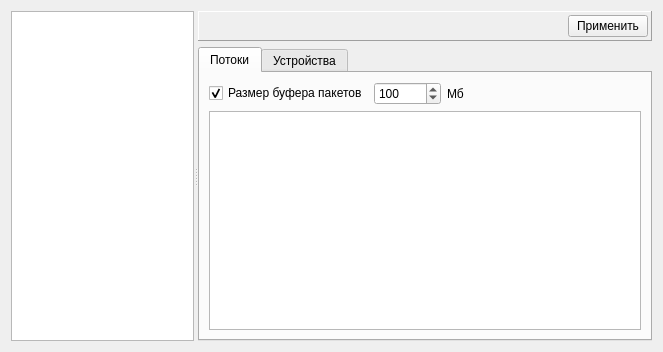
<?xml version="1.0" encoding="UTF-8"?>
<ui version="4.0">
 <class>PortsWindow</class>
 <widget class="QWidget" name="PortsWindow">
  <property name="geometry">
   <rect>
    <x>0</x>
    <y>0</y>
    <width>663</width>
    <height>352</height>
   </rect>
  </property>
  <property name="windowTitle">
   <string>Form</string>
  </property>
  <layout class="QGridLayout">
   <item row="0" column="0">
    <widget class="QSplitter" name="splitter">
     <property name="orientation">
      <enum>Qt::Horizontal</enum>
     </property>
     <property name="childrenCollapsible">
      <bool>false</bool>
     </property>
     <widget class="QTreeView" name="tvPortList">
      <property name="sizePolicy">
       <sizepolicy hsizetype="Expanding" vsizetype="Expanding">
        <horstretch>1</horstretch>
        <verstretch>0</verstretch>
       </sizepolicy>
      </property>
      <property name="contextMenuPolicy">
       <enum>Qt::ActionsContextMenu</enum>
      </property>
      <property name="selectionMode">
       <enum>QAbstractItemView::SingleSelection</enum>
      </property>
     </widget>
     <widget class="QStackedWidget" name="swDetail">
      <property name="sizePolicy">
       <sizepolicy hsizetype="Preferred" vsizetype="Preferred">
        <horstretch>2</horstretch>
        <verstretch>0</verstretch>
       </sizepolicy>
      </property>
      <property name="currentIndex">
       <number>0</number>
      </property>
      <widget class="QWidget" name="portDetail">
       <layout class="QVBoxLayout">
        <property name="leftMargin">
         <number>0</number>
        </property>
        <property name="topMargin">
         <number>0</number>
        </property>
        <property name="rightMargin">
         <number>0</number>
        </property>
        <property name="bottomMargin">
         <number>0</number>
        </property>
        <item>
         <widget class="QFrame" name="frame">
          <property name="frameShape">
           <enum>QFrame::Panel</enum>
          </property>
          <property name="frameShadow">
           <enum>QFrame::Raised</enum>
          </property>
          <layout class="QHBoxLayout">
           <property name="leftMargin">
            <number>3</number>
           </property>
           <property name="topMargin">
            <number>3</number>
           </property>
           <property name="rightMargin">
            <number>3</number>
           </property>
           <property name="bottomMargin">
            <number>3</number>
           </property>
           <item>
            <spacer>
             <property name="orientation">
              <enum>Qt::Horizontal</enum>
             </property>
             <property name="sizeHint" stdset="0">
              <size>
               <width>40</width>
               <height>20</height>
              </size>
             </property>
            </spacer>
           </item>
           <item>
            <widget class="QPushButton" name="pbApply">
             <property name="text">
              <string>Применить</string>
             </property>
            </widget>
           </item>
          </layout>
         </widget>
        </item>
        <item>
         <widget class="QTabWidget" name="portConfig">
          <property name="currentIndex">
           <number>0</number>
          </property>
          <widget class="QWidget" name="streamsTab">
           <attribute name="title">
            <string>Потоки</string>
           </attribute>
           <layout class="QVBoxLayout">
            <item>
             <layout class="QHBoxLayout">
              <item>
               <widget class="QCheckBox" name="pktBufSizeCheckBox">
                <property name="text">
                 <string>Размер буфера пакетов</string>
                </property>
                <property name="checked">
                 <bool>true</bool>
                </property>
               </widget>
              </item>
              <item>
               <widget class="QSpinBox" name="pktBufSize">
                <property name="enabled">
                 <bool>true</bool>
                </property>
                <property name="minimum">
                 <number>1</number>
                </property>
                <property name="maximum">
                 <number>100000</number>
                </property>
                <property name="value">
                 <number>100</number>
                </property>
               </widget>
              </item>
              <item>
               <widget class="QLabel" name="label">
                <property name="text">
                 <string>Мб</string>
                </property>
               </widget>
              </item>
              <item>
               <spacer>
                <property name="orientation">
                 <enum>Qt::Horizontal</enum>
                </property>
                <property name="sizeHint" stdset="0">
                 <size>
                  <width>40</width>
                  <height>20</height>
                 </size>
                </property>
               </spacer>
              </item>
             </layout>
            </item>
            <item>
             <widget class="QTableView" name="tvStreamList">
              <property name="sizePolicy">
               <sizepolicy hsizetype="Expanding" vsizetype="Expanding">
                <horstretch>0</horstretch>
                <verstretch>1</verstretch>
               </sizepolicy>
              </property>
              <property name="contextMenuPolicy">
               <enum>Qt::ActionsContextMenu</enum>
              </property>
              <property name="frameShape">
               <enum>QFrame::StyledPanel</enum>
              </property>
              <property name="lineWidth">
               <number>1</number>
              </property>
              <property name="selectionMode">
               <enum>QAbstractItemView::ExtendedSelection</enum>
              </property>
              <property name="selectionBehavior">
               <enum>QAbstractItemView::SelectRows</enum>
              </property>
             </widget>
            </item>
           </layout>
          </widget>
          <widget class="QWidget" name="devicesTab">
           <attribute name="title">
            <string>Устройства</string>
           </attribute>
           <layout class="QVBoxLayout">
            <item>
             <widget class="DevicesWidget" name="devicesWidget" native="true"/>
            </item>
           </layout>
          </widget>
         </widget>
        </item>
       </layout>
      </widget>
      <widget class="QWidget" name="portGroupDetail">
       <layout class="QHBoxLayout">
        <item>
         <widget class="QLabel" name="label_5">
          <property name="text">
           <string>Select a port to configure streams</string>
          </property>
          <property name="alignment">
           <set>Qt::AlignCenter</set>
          </property>
         </widget>
        </item>
       </layout>
      </widget>
      <widget class="QWidget" name="blankPage"/>
     </widget>
    </widget>
   </item>
  </layout>
  <action name="actionNew_Port_Group">
   <property name="icon">
    <iconset resource="ostinato.qrc">
     <normaloff>:/icons/portgroup_add.png</normaloff>:/icons/portgroup_add.png</iconset>
   </property>
   <property name="text">
    <string>New Port Group</string>
   </property>
  </action>
  <action name="actionDelete_Port_Group">
   <property name="icon">
    <iconset resource="ostinato.qrc">
     <normaloff>:/icons/portgroup_delete.png</normaloff>:/icons/portgroup_delete.png</iconset>
   </property>
   <property name="text">
    <string>Delete Port Group</string>
   </property>
  </action>
  <action name="actionConnect_Port_Group">
   <property name="icon">
    <iconset resource="ostinato.qrc">
     <normaloff>:/icons/portgroup_connect.png</normaloff>:/icons/portgroup_connect.png</iconset>
   </property>
   <property name="text">
    <string>Connect Port Group</string>
   </property>
  </action>
  <action name="actionDisconnect_Port_Group">
   <property name="icon">
    <iconset resource="ostinato.qrc">
     <normaloff>:/icons/portgroup_disconnect.png</normaloff>:/icons/portgroup_disconnect.png</iconset>
   </property>
   <property name="text">
    <string>Disconnect Port Group</string>
   </property>
  </action>
  <action name="actionNew_Stream">
   <property name="icon">
    <iconset resource="ostinato.qrc">
     <normaloff>:/icons/stream_add.png</normaloff>:/icons/stream_add.png</iconset>
   </property>
   <property name="text">
    <string>New Stream</string>
   </property>
  </action>
  <action name="actionDelete_Stream">
   <property name="icon">
    <iconset resource="ostinato.qrc">
     <normaloff>:/icons/stream_delete.png</normaloff>:/icons/stream_delete.png</iconset>
   </property>
   <property name="text">
    <string>Delete Stream</string>
   </property>
  </action>
  <action name="actionEdit_Stream">
   <property name="icon">
    <iconset resource="ostinato.qrc">
     <normaloff>:/icons/stream_edit.png</normaloff>:/icons/stream_edit.png</iconset>
   </property>
   <property name="text">
    <string>Edit Stream</string>
   </property>
  </action>
  <action name="actionExclusive_Control">
   <property name="checkable">
    <bool>true</bool>
   </property>
   <property name="text">
    <string>Exclusive Port Control (EXPERIMENTAL)</string>
   </property>
  </action>
  <action name="actionOpen_Streams">
   <property name="text">
    <string>Open Streams ...</string>
   </property>
  </action>
  <action name="actionSave_Streams">
   <property name="text">
    <string>Save Streams ...</string>
   </property>
  </action>
  <action name="actionPort_Configuration">
   <property name="text">
    <string>Port Configuration ...</string>
   </property>
  </action>
  <action name="actionDuplicate_Stream">
   <property name="icon">
    <iconset resource="ostinato.qrc">
     <normaloff>:/icons/stream_duplicate.png</normaloff>:/icons/stream_duplicate.png</iconset>
   </property>
   <property name="text">
    <string>Duplicate Stream</string>
   </property>
  </action>
 </widget>
 <customwidgets>
  <customwidget>
   <class>DevicesWidget</class>
   <extends>QWidget</extends>
   <header>deviceswidget.h</header>
   <container>1</container>
  </customwidget>
 </customwidgets>
 <resources>
  <include location="ostinato.qrc"/>
 </resources>
 <connections>
  <connection>
   <sender>pktBufSizeCheckBox</sender>
   <signal>toggled(bool)</signal>
   <receiver>pktBufSize</receiver>
   <slot>setEnabled(bool)</slot>
   <hints>
    <hint type="sourcelabel">
     <x>246</x>
     <y>91</y>
    </hint>
    <hint type="destinationlabel">
     <x>379</x>
     <y>92</y>
    </hint>
   </hints>
  </connection>
 </connections>
</ui>
